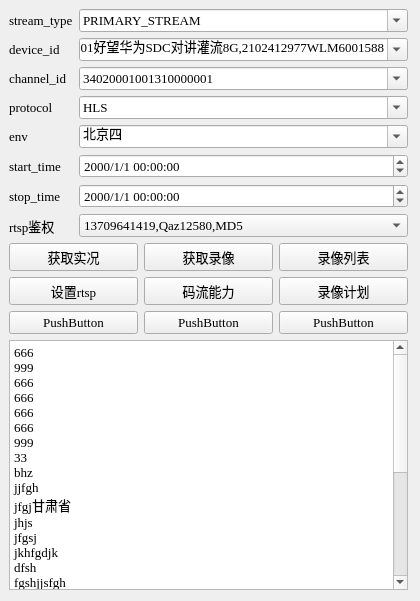
<?xml version="1.0" encoding="UTF-8"?>
<ui version="4.0">
 <class>Form</class>
 <widget class="QWidget" name="Form">
  <property name="windowModality">
   <enum>Qt::WindowModal</enum>
  </property>
  <property name="geometry">
   <rect>
    <x>0</x>
    <y>0</y>
    <width>420</width>
    <height>601</height>
   </rect>
  </property>
  <property name="windowTitle">
   <string>Form</string>
  </property>
  <widget class="QWidget" name="layoutWidget">
   <property name="geometry">
    <rect>
     <x>9</x>
     <y>9</y>
     <width>399</width>
     <height>581</height>
    </rect>
   </property>
   <property name="font">
    <font>
     <pointsize>10</pointsize>
     <weight>50</weight>
     <bold>false</bold>
     <strikeout>false</strikeout>
     <kerning>true</kerning>
    </font>
   </property>
   <layout class="QVBoxLayout" name="verticalLayout">
    <item>
     <layout class="QFormLayout" name="formLayout">
      <item row="0" column="0">
       <widget class="QLabel" name="label">
        <property name="font">
         <font>
          <family>Times New Roman</family>
          <pointsize>10</pointsize>
          <weight>50</weight>
          <bold>false</bold>
          <strikeout>false</strikeout>
          <kerning>true</kerning>
         </font>
        </property>
        <property name="layoutDirection">
         <enum>Qt::RightToLeft</enum>
        </property>
        <property name="locale">
         <locale language="Chinese" country="China"/>
        </property>
        <property name="text">
         <string>stream_type</string>
        </property>
       </widget>
      </item>
      <item row="0" column="1">
       <widget class="QComboBox" name="comboBox">
        <property name="font">
         <font>
          <family>Times New Roman</family>
          <pointsize>10</pointsize>
          <weight>50</weight>
          <bold>false</bold>
          <strikeout>false</strikeout>
          <kerning>true</kerning>
         </font>
        </property>
        <property name="editable">
         <bool>true</bool>
        </property>
        <item>
         <property name="text">
          <string>PRIMARY_STREAM</string>
         </property>
        </item>
        <item>
         <property name="text">
          <string>SECONDARY_STREAM_1</string>
         </property>
        </item>
       </widget>
      </item>
      <item row="1" column="0">
       <widget class="QLabel" name="label_2">
        <property name="font">
         <font>
          <family>Times New Roman</family>
          <pointsize>10</pointsize>
          <weight>50</weight>
          <bold>false</bold>
          <strikeout>false</strikeout>
          <kerning>true</kerning>
         </font>
        </property>
        <property name="layoutDirection">
         <enum>Qt::RightToLeft</enum>
        </property>
        <property name="locale">
         <locale language="Chinese" country="China"/>
        </property>
        <property name="text">
         <string>device_id</string>
        </property>
       </widget>
      </item>
      <item row="1" column="1">
       <widget class="QComboBox" name="comboBox_2">
        <property name="font">
         <font>
          <family>Times New Roman</family>
          <pointsize>10</pointsize>
          <weight>50</weight>
          <bold>false</bold>
          <strikeout>false</strikeout>
          <kerning>true</kerning>
         </font>
        </property>
        <property name="layoutDirection">
         <enum>Qt::LeftToRight</enum>
        </property>
        <property name="editable">
         <bool>true</bool>
        </property>
        <property name="sizeAdjustPolicy">
         <enum>QComboBox::AdjustToContents</enum>
        </property>
        <item>
         <property name="text">
          <string>201好望华为SDC对讲灌流8G,2102412977WLM6001588</string>
         </property>
        </item>
        <item>
         <property name="text">
          <string>212好望华为SDC对讲128G,2102412967WLM7000012</string>
         </property>
        </item>
        <item>
         <property name="text">
          <string>213国标大华SDC云台32G,21312345671321234567</string>
         </property>
        </item>
        <item>
         <property name="text">
          <string>215国标海康NVR2T,21512345671181234567</string>
         </property>
        </item>
        <item>
         <property name="text">
          <string>216国标大华NVR8T,21612345671181234567</string>
         </property>
        </item>
        <item>
         <property name="text">
          <string>217好望华为NVR3T,2198061243WLL3000239</string>
         </property>
        </item>
        <item>
         <property name="text">
          <string>218好望华为IVS1800_4T,2198061240BBL9000019</string>
         </property>
        </item>
       </widget>
      </item>
      <item row="2" column="0">
       <widget class="QLabel" name="label_3">
        <property name="font">
         <font>
          <family>Times New Roman</family>
          <pointsize>10</pointsize>
          <weight>50</weight>
          <bold>false</bold>
          <strikeout>false</strikeout>
          <kerning>true</kerning>
         </font>
        </property>
        <property name="layoutDirection">
         <enum>Qt::RightToLeft</enum>
        </property>
        <property name="locale">
         <locale language="Chinese" country="China"/>
        </property>
        <property name="text">
         <string>channel_id</string>
        </property>
       </widget>
      </item>
      <item row="2" column="1">
       <widget class="QComboBox" name="comboBox_3">
        <property name="font">
         <font>
          <family>Times New Roman</family>
          <pointsize>10</pointsize>
          <weight>50</weight>
          <bold>false</bold>
          <strikeout>false</strikeout>
          <kerning>true</kerning>
         </font>
        </property>
        <property name="editable">
         <bool>true</bool>
        </property>
        <item>
         <property name="text">
          <string>34020001001310000001</string>
         </property>
        </item>
        <item>
         <property name="text">
          <string>34020001001310000002</string>
         </property>
        </item>
        <item>
         <property name="text">
          <string>34020001001310000003</string>
         </property>
        </item>
        <item>
         <property name="text">
          <string>34020001001310000004</string>
         </property>
        </item>
        <item>
         <property name="text">
          <string>0</string>
         </property>
        </item>
        <item>
         <property name="text">
          <string>1</string>
         </property>
        </item>
        <item>
         <property name="text">
          <string>2</string>
         </property>
        </item>
        <item>
         <property name="text">
          <string>3</string>
         </property>
        </item>
       </widget>
      </item>
      <item row="3" column="0">
       <widget class="QLabel" name="label_4">
        <property name="font">
         <font>
          <family>Times New Roman</family>
          <pointsize>10</pointsize>
          <weight>50</weight>
          <bold>false</bold>
          <strikeout>false</strikeout>
          <kerning>true</kerning>
         </font>
        </property>
        <property name="layoutDirection">
         <enum>Qt::RightToLeft</enum>
        </property>
        <property name="locale">
         <locale language="Chinese" country="China"/>
        </property>
        <property name="text">
         <string>protocol</string>
        </property>
       </widget>
      </item>
      <item row="3" column="1">
       <widget class="QComboBox" name="comboBox_4">
        <property name="font">
         <font>
          <family>Times New Roman</family>
          <pointsize>10</pointsize>
          <weight>50</weight>
          <bold>false</bold>
          <strikeout>false</strikeout>
          <kerning>true</kerning>
         </font>
        </property>
        <property name="editable">
         <bool>true</bool>
        </property>
        <item>
         <property name="text">
          <string>HLS</string>
         </property>
        </item>
        <item>
         <property name="text">
          <string>HLS_HTTPS</string>
         </property>
        </item>
        <item>
         <property name="text">
          <string>HLS_DEV</string>
         </property>
        </item>
        <item>
         <property name="text">
          <string>HLS_DEV_HTTPS</string>
         </property>
        </item>
        <item>
         <property name="text">
          <string>HOLO</string>
         </property>
        </item>
        <item>
         <property name="text">
          <string>RTSP</string>
         </property>
        </item>
        <item>
         <property name="text">
          <string>RTSP,static</string>
         </property>
        </item>
        <item>
         <property name="text">
          <string>RTSP_DEV</string>
         </property>
        </item>
        <item>
         <property name="text">
          <string>RTSP_DEV,static</string>
         </property>
        </item>
       </widget>
      </item>
      <item row="4" column="1">
       <widget class="QComboBox" name="comboBox_5">
        <property name="font">
         <font>
          <family>Times New Roman</family>
          <pointsize>10</pointsize>
          <weight>50</weight>
          <bold>false</bold>
          <strikeout>false</strikeout>
          <kerning>true</kerning>
         </font>
        </property>
        <property name="editable">
         <bool>true</bool>
        </property>
        <item>
         <property name="text">
          <string>北京四</string>
         </property>
        </item>
        <item>
         <property name="text">
          <string>新建项目</string>
         </property>
        </item>
        <item>
         <property name="text">
          <string>上海一</string>
         </property>
        </item>
        <item>
         <property name="text">
          <string>乌兰</string>
         </property>
        </item>
        <item>
         <property name="text">
          <string>性能</string>
         </property>
        </item>
        <item>
         <property name="text">
          <string>G42</string>
         </property>
        </item>
        <item>
         <property name="text">
          <string>广州特性</string>
         </property>
        </item>
       </widget>
      </item>
      <item row="5" column="0">
       <widget class="QLabel" name="label_6">
        <property name="font">
         <font>
          <family>Times New Roman</family>
          <pointsize>10</pointsize>
          <weight>50</weight>
          <bold>false</bold>
          <strikeout>false</strikeout>
          <kerning>true</kerning>
         </font>
        </property>
        <property name="layoutDirection">
         <enum>Qt::RightToLeft</enum>
        </property>
        <property name="locale">
         <locale language="Chinese" country="China"/>
        </property>
        <property name="text">
         <string>start_time</string>
        </property>
       </widget>
      </item>
      <item row="5" column="1">
       <widget class="QDateTimeEdit" name="dateTimeEdit">
        <property name="font">
         <font>
          <family>Times New Roman</family>
          <pointsize>10</pointsize>
          <weight>50</weight>
          <bold>false</bold>
          <strikeout>false</strikeout>
          <kerning>true</kerning>
         </font>
        </property>
        <property name="displayFormat">
         <string>yyyy/M/d HH:mm:ss</string>
        </property>
       </widget>
      </item>
      <item row="6" column="0">
       <widget class="QLabel" name="label_7">
        <property name="font">
         <font>
          <family>Times New Roman</family>
          <pointsize>10</pointsize>
          <weight>50</weight>
          <bold>false</bold>
          <strikeout>false</strikeout>
          <kerning>true</kerning>
         </font>
        </property>
        <property name="layoutDirection">
         <enum>Qt::RightToLeft</enum>
        </property>
        <property name="locale">
         <locale language="Chinese" country="China"/>
        </property>
        <property name="text">
         <string>stop_time</string>
        </property>
       </widget>
      </item>
      <item row="6" column="1">
       <widget class="QDateTimeEdit" name="dateTimeEdit_2">
        <property name="font">
         <font>
          <family>Times New Roman</family>
          <pointsize>10</pointsize>
          <weight>50</weight>
          <bold>false</bold>
          <strikeout>false</strikeout>
          <kerning>true</kerning>
         </font>
        </property>
        <property name="displayFormat">
         <string>yyyy/M/d HH:mm:ss</string>
        </property>
       </widget>
      </item>
      <item row="7" column="0">
       <widget class="QLabel" name="label_8">
        <property name="font">
         <font>
          <family>Times New Roman</family>
          <pointsize>10</pointsize>
          <weight>50</weight>
          <bold>false</bold>
          <strikeout>false</strikeout>
          <kerning>true</kerning>
         </font>
        </property>
        <property name="layoutDirection">
         <enum>Qt::RightToLeft</enum>
        </property>
        <property name="locale">
         <locale language="Chinese" country="China"/>
        </property>
        <property name="text">
         <string>rtsp鉴权</string>
        </property>
       </widget>
      </item>
      <item row="7" column="1">
       <widget class="QComboBox" name="comboBox_6">
        <property name="font">
         <font>
          <family>Times New Roman</family>
          <pointsize>10</pointsize>
          <weight>50</weight>
          <bold>false</bold>
          <strikeout>false</strikeout>
          <kerning>true</kerning>
         </font>
        </property>
        <item>
         <property name="text">
          <string>13709641419,Qaz12580,MD5</string>
         </property>
        </item>
        <item>
         <property name="text">
          <string>13709641419,Qaz12580,SHA256</string>
         </property>
        </item>
       </widget>
      </item>
      <item row="4" column="0">
       <widget class="QLabel" name="label_5">
        <property name="font">
         <font>
          <family>Times New Roman</family>
          <pointsize>10</pointsize>
          <weight>50</weight>
          <bold>false</bold>
          <strikeout>false</strikeout>
          <kerning>true</kerning>
         </font>
        </property>
        <property name="layoutDirection">
         <enum>Qt::RightToLeft</enum>
        </property>
        <property name="locale">
         <locale language="Chinese" country="China"/>
        </property>
        <property name="text">
         <string>env</string>
        </property>
       </widget>
      </item>
     </layout>
    </item>
    <item>
     <layout class="QGridLayout" name="gridLayout">
      <item row="0" column="2">
       <widget class="QPushButton" name="pushButton_3">
        <property name="font">
         <font>
          <family>Times New Roman</family>
          <pointsize>10</pointsize>
          <weight>50</weight>
          <bold>false</bold>
          <strikeout>false</strikeout>
          <kerning>true</kerning>
         </font>
        </property>
        <property name="text">
         <string>录像列表</string>
        </property>
       </widget>
      </item>
      <item row="1" column="0">
       <widget class="QPushButton" name="pushButton_4">
        <property name="font">
         <font>
          <family>Times New Roman</family>
          <pointsize>10</pointsize>
          <weight>50</weight>
          <bold>false</bold>
          <strikeout>false</strikeout>
          <kerning>true</kerning>
         </font>
        </property>
        <property name="text">
         <string>设置rtsp</string>
        </property>
       </widget>
      </item>
      <item row="0" column="1">
       <widget class="QPushButton" name="pushButton_2">
        <property name="font">
         <font>
          <family>Times New Roman</family>
          <pointsize>10</pointsize>
          <weight>50</weight>
          <bold>false</bold>
          <strikeout>false</strikeout>
          <kerning>true</kerning>
         </font>
        </property>
        <property name="text">
         <string>获取录像</string>
        </property>
       </widget>
      </item>
      <item row="1" column="2">
       <widget class="QPushButton" name="pushButton_6">
        <property name="font">
         <font>
          <family>Times New Roman</family>
          <pointsize>10</pointsize>
          <weight>50</weight>
          <bold>false</bold>
          <strikeout>false</strikeout>
          <kerning>true</kerning>
         </font>
        </property>
        <property name="text">
         <string>录像计划</string>
        </property>
       </widget>
      </item>
      <item row="1" column="1">
       <widget class="QPushButton" name="pushButton_5">
        <property name="font">
         <font>
          <family>Times New Roman</family>
          <pointsize>10</pointsize>
          <weight>50</weight>
          <bold>false</bold>
          <strikeout>false</strikeout>
          <kerning>true</kerning>
         </font>
        </property>
        <property name="text">
         <string>码流能力</string>
        </property>
       </widget>
      </item>
      <item row="0" column="0">
       <widget class="QPushButton" name="pushButton">
        <property name="font">
         <font>
          <family>Times New Roman</family>
          <pointsize>10</pointsize>
          <weight>50</weight>
          <bold>false</bold>
          <strikeout>false</strikeout>
          <kerning>true</kerning>
         </font>
        </property>
        <property name="text">
         <string>获取实况</string>
        </property>
       </widget>
      </item>
      <item row="2" column="0">
       <widget class="QPushButton" name="pushButton_7">
        <property name="font">
         <font>
          <family>Times New Roman</family>
          <pointsize>10</pointsize>
          <weight>50</weight>
          <bold>false</bold>
          <strikeout>false</strikeout>
          <kerning>true</kerning>
         </font>
        </property>
        <property name="text">
         <string>PushButton</string>
        </property>
       </widget>
      </item>
      <item row="2" column="1">
       <widget class="QPushButton" name="pushButton_8">
        <property name="font">
         <font>
          <family>Times New Roman</family>
          <pointsize>10</pointsize>
          <weight>50</weight>
          <bold>false</bold>
          <strikeout>false</strikeout>
          <kerning>true</kerning>
         </font>
        </property>
        <property name="text">
         <string>PushButton</string>
        </property>
       </widget>
      </item>
      <item row="2" column="2">
       <widget class="QPushButton" name="pushButton_9">
        <property name="font">
         <font>
          <family>Times New Roman</family>
          <pointsize>10</pointsize>
          <weight>50</weight>
          <bold>false</bold>
          <strikeout>false</strikeout>
          <kerning>true</kerning>
         </font>
        </property>
        <property name="text">
         <string>PushButton</string>
        </property>
       </widget>
      </item>
     </layout>
    </item>
    <item>
     <widget class="QTextEdit" name="textEdit">
      <property name="font">
       <font>
        <family>Times New Roman</family>
        <pointsize>10</pointsize>
        <weight>50</weight>
        <bold>false</bold>
        <strikeout>false</strikeout>
        <kerning>true</kerning>
       </font>
      </property>
      <property name="html">
       <string>&lt;!DOCTYPE HTML PUBLIC &quot;-//W3C//DTD HTML 4.0//EN&quot; &quot;http://www.w3.org/TR/REC-html40/strict.dtd&quot;&gt;
&lt;html&gt;&lt;head&gt;&lt;meta name=&quot;qrichtext&quot; content=&quot;1&quot; /&gt;&lt;style type=&quot;text/css&quot;&gt;
p, li { white-space: pre-wrap; }
&lt;/style&gt;&lt;/head&gt;&lt;body style=&quot; font-family:'Times New Roman'; font-size:10pt; font-weight:400; font-style:normal;&quot;&gt;
&lt;p style=&quot; margin-top:0px; margin-bottom:0px; margin-left:0px; margin-right:0px; -qt-block-indent:0; text-indent:0px;&quot;&gt;666&lt;/p&gt;
&lt;p style=&quot; margin-top:0px; margin-bottom:0px; margin-left:0px; margin-right:0px; -qt-block-indent:0; text-indent:0px;&quot;&gt;999&lt;/p&gt;
&lt;p style=&quot; margin-top:0px; margin-bottom:0px; margin-left:0px; margin-right:0px; -qt-block-indent:0; text-indent:0px;&quot;&gt;666&lt;/p&gt;
&lt;p style=&quot; margin-top:0px; margin-bottom:0px; margin-left:0px; margin-right:0px; -qt-block-indent:0; text-indent:0px;&quot;&gt;666&lt;/p&gt;
&lt;p style=&quot; margin-top:0px; margin-bottom:0px; margin-left:0px; margin-right:0px; -qt-block-indent:0; text-indent:0px;&quot;&gt;666&lt;/p&gt;
&lt;p style=&quot; margin-top:0px; margin-bottom:0px; margin-left:0px; margin-right:0px; -qt-block-indent:0; text-indent:0px;&quot;&gt;666&lt;/p&gt;
&lt;p style=&quot; margin-top:0px; margin-bottom:0px; margin-left:0px; margin-right:0px; -qt-block-indent:0; text-indent:0px;&quot;&gt;999&lt;/p&gt;
&lt;p style=&quot; margin-top:0px; margin-bottom:0px; margin-left:0px; margin-right:0px; -qt-block-indent:0; text-indent:0px;&quot;&gt;33&lt;/p&gt;
&lt;p style=&quot; margin-top:0px; margin-bottom:0px; margin-left:0px; margin-right:0px; -qt-block-indent:0; text-indent:0px;&quot;&gt;bhz&lt;/p&gt;
&lt;p style=&quot; margin-top:0px; margin-bottom:0px; margin-left:0px; margin-right:0px; -qt-block-indent:0; text-indent:0px;&quot;&gt;jjfgh&lt;/p&gt;
&lt;p style=&quot; margin-top:0px; margin-bottom:0px; margin-left:0px; margin-right:0px; -qt-block-indent:0; text-indent:0px;&quot;&gt;jfgj甘肃省&lt;/p&gt;
&lt;p style=&quot; margin-top:0px; margin-bottom:0px; margin-left:0px; margin-right:0px; -qt-block-indent:0; text-indent:0px;&quot;&gt;jhjs&lt;/p&gt;
&lt;p style=&quot; margin-top:0px; margin-bottom:0px; margin-left:0px; margin-right:0px; -qt-block-indent:0; text-indent:0px;&quot;&gt;jfgsj&lt;/p&gt;
&lt;p style=&quot; margin-top:0px; margin-bottom:0px; margin-left:0px; margin-right:0px; -qt-block-indent:0; text-indent:0px;&quot;&gt;jkhfgdjk&lt;/p&gt;
&lt;p style=&quot; margin-top:0px; margin-bottom:0px; margin-left:0px; margin-right:0px; -qt-block-indent:0; text-indent:0px;&quot;&gt;dfsh&lt;/p&gt;
&lt;p style=&quot; margin-top:0px; margin-bottom:0px; margin-left:0px; margin-right:0px; -qt-block-indent:0; text-indent:0px;&quot;&gt;fgshjjsfgh&lt;/p&gt;
&lt;p style=&quot; margin-top:0px; margin-bottom:0px; margin-left:0px; margin-right:0px; -qt-block-indent:0; text-indent:0px;&quot;&gt;fgs&lt;/p&gt;
&lt;p style=&quot; margin-top:0px; margin-bottom:0px; margin-left:0px; margin-right:0px; -qt-block-indent:0; text-indent:0px;&quot;&gt;jhsfg&lt;/p&gt;
&lt;p style=&quot; margin-top:0px; margin-bottom:0px; margin-left:0px; margin-right:0px; -qt-block-indent:0; text-indent:0px;&quot;&gt;jsfj&lt;/p&gt;
&lt;p style=&quot; margin-top:0px; margin-bottom:0px; margin-left:0px; margin-right:0px; -qt-block-indent:0; text-indent:0px;&quot;&gt;fj&lt;/p&gt;
&lt;p style=&quot; margin-top:0px; margin-bottom:0px; margin-left:0px; margin-right:0px; -qt-block-indent:0; text-indent:0px;&quot;&gt;fhj&lt;/p&gt;
&lt;p style=&quot; margin-top:0px; margin-bottom:0px; margin-left:0px; margin-right:0px; -qt-block-indent:0; text-indent:0px;&quot;&gt;dfghj&lt;/p&gt;
&lt;p style=&quot; margin-top:0px; margin-bottom:0px; margin-left:0px; margin-right:0px; -qt-block-indent:0; text-indent:0px;&quot;&gt;fgh&lt;/p&gt;
&lt;p style=&quot; margin-top:0px; margin-bottom:0px; margin-left:0px; margin-right:0px; -qt-block-indent:0; text-indent:0px;&quot;&gt;jd&lt;/p&gt;
&lt;p style=&quot; margin-top:0px; margin-bottom:0px; margin-left:0px; margin-right:0px; -qt-block-indent:0; text-indent:0px;&quot;&gt;jdgj&lt;/p&gt;
&lt;p style=&quot; margin-top:0px; margin-bottom:0px; margin-left:0px; margin-right:0px; -qt-block-indent:0; text-indent:0px;&quot;&gt;dgh&lt;/p&gt;
&lt;p style=&quot; margin-top:0px; margin-bottom:0px; margin-left:0px; margin-right:0px; -qt-block-indent:0; text-indent:0px;&quot;&gt;kdgkl&lt;/p&gt;
&lt;p style=&quot; margin-top:0px; margin-bottom:0px; margin-left:0px; margin-right:0px; -qt-block-indent:0; text-indent:0px;&quot;&gt;l;&lt;/p&gt;
&lt;p style=&quot; margin-top:0px; margin-bottom:0px; margin-left:0px; margin-right:0px; -qt-block-indent:0; text-indent:0px;&quot;&gt;fl&lt;/p&gt;
&lt;p style=&quot; margin-top:0px; margin-bottom:0px; margin-left:0px; margin-right:0px; -qt-block-indent:0; text-indent:0px;&quot;&gt;kl&lt;/p&gt;&lt;/body&gt;&lt;/html&gt;</string>
      </property>
     </widget>
    </item>
   </layout>
  </widget>
 </widget>
 <resources/>
 <connections/>
</ui>
